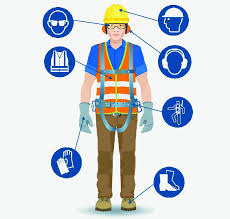
#> input picture home.jpeg, 230 x 219 px
$ python -i face_utils.py   (imports and definitions only)
#> lines starting #> are read from the running program, lines starting #| are printed output that depends on the picture
"""
face_utils.py - Face detection and matching using OpenCV (no extra libraries needed).

Uses OpenCV's Haar cascade for face detection and histogram comparison
for face matching against registered worker photos.

No dlib or face_recognition needed - works with just opencv-python.
"""

import cv2
import numpy as np
import pickle
import os
from typing import Optional, Tuple, List, Dict

# Face detection is ALWAYS available via OpenCV
FACE_REC_AVAILABLE = True

_HAAR_PATH = os.path.join(
    os.path.dirname(cv2.__file__), "data", "haarcascade_frontalface_default.xml"
)
_face_cascade = cv2.CascadeClassifier(_HAAR_PATH)

# Standard size for face comparison
_FACE_SIZE = (100, 100)


def _detect_faces_in_image(bgr_image: np.ndarray) -> List[Tuple[int, int, int, int]]:
    """Detect faces and return list of (x, y, w, h) rects."""
    gray = cv2.cvtColor(bgr_image, cv2.COLOR_BGR2GRAY)
    # CLAHE gives much better local contrast than plain equalizeHist,
    # especially under uneven / harsh lighting on a construction site.
    clahe = cv2.createCLAHE(clipLimit=2.0, tileGridSize=(8, 8))
    gray = clahe.apply(gray)
    # minNeighbors=7 balances detection rate vs false positives;
    # minSize=(80,80) catches faces a bit further from the camera.
    faces = _face_cascade.detectMultiScale(
        gray, scaleFactor=1.1, minNeighbors=7, minSize=(80, 80)
    )
    return list(faces) if len(faces) > 0 else []


# [11 lines left out: function _crop_face, not called in this run]


def _compute_face_encoding(face_crop: np.ndarray) -> np.ndarray:
    """
    Compute a face 'encoding' using color histogram + structure features.
    Returns a normalized feature vector.
    """
    # Color histogram (in HSV space for better color matching)
    hsv = cv2.cvtColor(face_crop, cv2.COLOR_BGR2HSV)
    hist_h = cv2.calcHist([hsv], [0], None, [32], [0, 180])
    hist_s = cv2.calcHist([hsv], [1], None, [32], [0, 256])
    hist_v = cv2.calcHist([hsv], [2], None, [32], [0, 256])

    # LBP-like texture from grayscale
    gray = cv2.cvtColor(face_crop, cv2.COLOR_BGR2GRAY)
    # Divide face into 4x4 grid and get histogram per region
    h, w = gray.shape
    grid_hists = []
    for gy in range(4):
        for gx in range(4):
            cell = gray[gy*h//4:(gy+1)*h//4, gx*w//4:(gx+1)*w//4]
            cell_hist = cv2.calcHist([cell], [0], None, [16], [0, 256])
            grid_hists.append(cell_hist)

    # Concatenate all features into one vector
    encoding = np.concatenate(
        [hist_h, hist_s, hist_v] + grid_hists
    ).flatten().astype(np.float32)

    # Normalize
    norm = np.linalg.norm(encoding)
    if norm > 0:
        encoding = encoding / norm
    return encoding


# [8 lines left out: function _compare_encodings, not called in this run]


# ---- Public API ----

def generate_encoding_from_file(image_path: str) -> Tuple[Optional[bytes], str]:
    """Load image, detect face, return (pickled_encoding, message)."""
#> called with image_path = '../home.jpeg'
    try:
        img = cv2.imread(image_path)
#> img is the input picture: shape (219, 230, 3); mean B, G, R 217.7, 213.1, 208
        if img is None:
            return None, "Cannot read image file."

        faces = _detect_faces_in_image(img)
#> in _detect_faces_in_image, `gray = cv2.cvtColor(bgr_image, cv2.COLOR_BGR2GRAY)`:
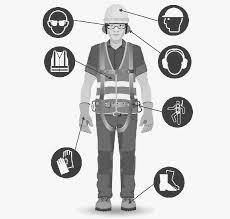
#> gray: shape (219, 230); min 11, max 255, mean 212
#> in _detect_faces_in_image, `gray = clahe.apply(gray)`:
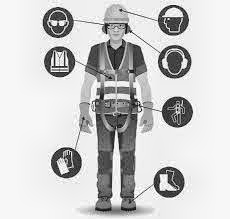
#> gray: shape (219, 230); min 5, max 255, mean 205
#> in _detect_faces_in_image, `faces = _face_cascade.detectMultiScale( gray, scaleFactor=1.1, minNeig..`: faces = ()
#> faces = []
        if len(faces) == 0:
            # If no face detected, use the whole image as a fallback
            face_crop = cv2.resize(img, _FACE_SIZE)
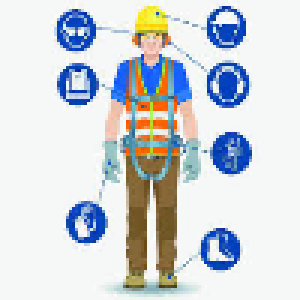
#> face_crop: shape (100, 100, 3) (shown 3 times larger); mean B, G, R 217.7, 213.2, 208.1
        else:
            if len(faces) > 1:
                # Use the largest face
                faces = sorted(faces, key=lambda f: f[2]*f[3], reverse=True)
            face_crop = _crop_face(img, faces[0])

        encoding = _compute_face_encoding(face_crop)
#> in _compute_face_encoding, `hsv = cv2.cvtColor(face_crop, cv2.COLOR_BGR2HSV)`: hsv: shape (100, 100, 3); mean H, S, V 74.1, 46.8, 231
#> in _compute_face_encoding, `hist_h = cv2.calcHist([hsv], [0], None, [32], [0, 180])`: hist_h = 32 values, max 5525 at index 13, min 15 at index 31, mean 312.5
#> in _compute_face_encoding, `hist_s = cv2.calcHist([hsv], [1], None, [32], [0, 256])`: hist_s = 32 values, max 6354 at index 0, min 49 at index 24, mean 312.5
#> in _compute_face_encoding, `hist_v = cv2.calcHist([hsv], [2], None, [32], [0, 256])`: hist_v = 32 values, max 6653 at index 31, min 0 at index 0, mean 312.5
#> in _compute_face_encoding, `gray = cv2.cvtColor(face_crop, cv2.COLOR_BGR2GRAY)`:
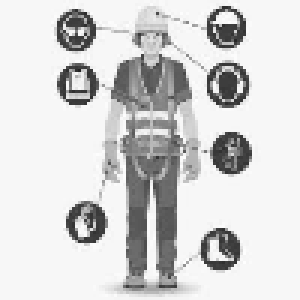
#> gray: shape (100, 100) (shown 3 times larger); min 33, max 254, mean 212
#> after the loop in _compute_face_encoding, `for gy in range(4):`: grid_hists = 16 items
#> in _compute_face_encoding, `encoding = np.concatenate( [hist_h, hist_s, hist_v] + grid_hists ).fla..`: encoding = 352 values, max 6653 at index 95, min 0 at index 64, mean 113.6
#> in _compute_face_encoding, `norm = np.linalg.norm(encoding)`: norm = 11050.8
#> in _compute_face_encoding, `encoding = encoding / norm`: encoding = 352 values, max 0.602 at index 95, min 0 at index 64, mean 0.0103
        return pickle.dumps(encoding), "Face encoding generated successfully."
    except Exception as e:
        return None, f"Error generating encoding: {e}"


# [247 lines left out: functions generate_encoding_from_array, _suppress_duplicate_faces, _calculate_iou, identify_faces, draw_face_labels, not called in this run]

>>> result = generate_encoding_from_file('../home.jpeg')

$ run again, on user-workflow.png
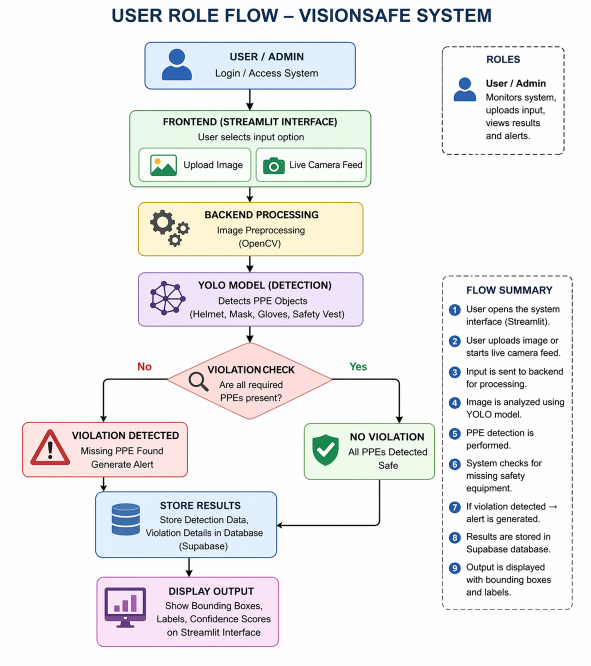
#> input picture user-workflow.png, 1181 x 1331 px (shown at 1/2 size)
#> in generate_encoding_from_file, img is the input picture: shape (1331, 1181, 3); mean B, G, R 238.3, 237.5, 237.7
#> in _detect_faces_in_image, `faces = _face_cascade.detectMultiScale( gray, scaleFactor=1.1, minNeig..`: faces = ()
#> in generate_encoding_from_file, `faces = _detect_faces_in_image(img)`: faces = []
#> in generate_encoding_from_file, `face_crop = cv2.resize(img, _FACE_SIZE)`:
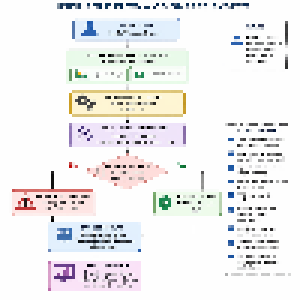
#> face_crop: shape (100, 100, 3) (shown 3 times larger); mean B, G, R 237.6, 237.3, 237.9
#> hsv: shape (100, 100, 3); mean H, S, V 25, 11.6, 242.1
#> hist_h = 32 values, max 7277 at index 0, min 0 at index 15, mean 312.5
#> hist_s = 32 values, max 7436 at index 0, min 1 at index 31, mean 312.5
#> hist_v = 32 values, max 8744 at index 31, min 12 at index 1, mean 312.5
#> in _compute_face_encoding, `gray = cv2.cvtColor(face_crop, cv2.COLOR_BGR2GRAY)`:
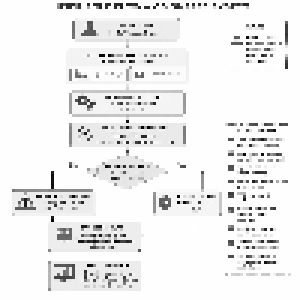
#> gray: shape (100, 100) (shown 3 times larger); min 0, max 255, mean 237.5
#> after the loop in _compute_face_encoding, `for gy in range(4):`: grid_hists = 16 items
#> in _compute_face_encoding, `encoding = np.concatenate( [hist_h, hist_s, hist_v] + grid_hists ).fla..`: encoding = 352 values, max 8744 at index 95, min 0 at index 15, mean 113.6
#> norm = 13817.5
#> in _compute_face_encoding, `encoding = encoding / norm`: encoding = 352 values, max 0.633 at index 95, min 0 at index 15, mean 0.00822
